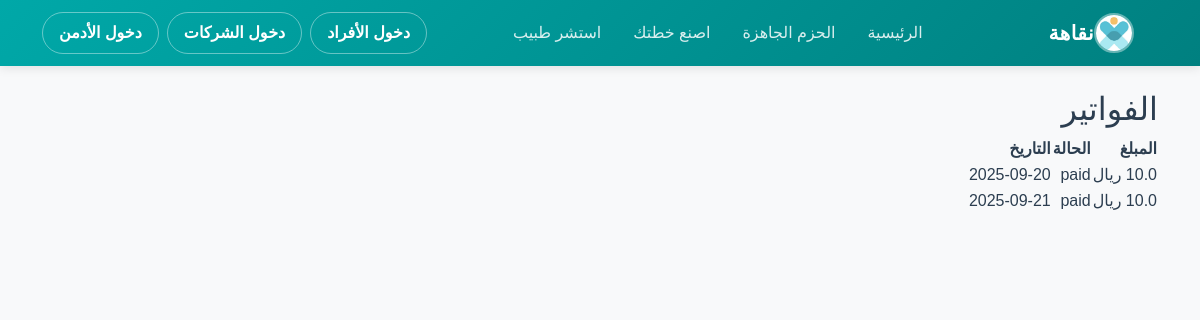
The app's page /invoices (signed in) with its own data.
### models.py (models this page shows)
class Invoice(db.Model):
    id = db.Column(db.Integer, primary_key=True)
    user_id = db.Column(db.Integer, db.ForeignKey('user.id'), nullable=False)
    booking_id = db.Column(db.Integer, db.ForeignKey('booking.id'), nullable=False)
    amount = db.Column(db.Float, nullable=False)
    currency = db.Column(db.String(10), default='SAR')
    status = db.Column(db.String(50), default='unpaid')
    issued_at = db.Column(db.DateTime, default=datetime.utcnow)
    paid_at = db.Column(db.DateTime, nullable=True)
    details = db.Column(db.Text, nullable=True)
    payments = db.relationship('Payment', backref='invoice', lazy=True)

### app.py (the view)
@app.route('/invoices')
def invoices():
    user_id = session.get("user_id", 1)
    invoices = Invoice.query.filter_by(user_id=user_id).all()
    return render_template('invoices.html', invoices=invoices)

### templates/invoices.html
{% extends "base.html" %}
{% block content %}
<h2>الفواتير</h2>
<table>
  <tr><th>المبلغ</th><th>الحالة</th><th>التاريخ</th></tr>
  {% for i in invoices %}
  <tr>
    <td>{{ i.amount }} ريال</td>
    <td>{{ i.status }}</td>
    <td>{{ i.issued_at.strftime("%Y-%m-%d") }}</td>
  </tr>
  {% else %}
    <tr><td colspan="3">لا توجد فواتير</td></tr>
  {% endfor %}
</table>
{% endblock %}

### static/css/style.css (style rules this page uses)
:root { --primary-color: #0ea5e9; --secondary-color: #0f172a; --accent-color: #fbbf24; --success-color: #28a745; --dark-color: #1a1a1a; --light-bg: #f8f9fa; --text-primary: #2c3e50; --text-secondary: #6c757d; --border-radius: 15px; --transition: all 0.3s ease; --shadow-sm: 0 2px 10px rgba(0,0,0,0.1); --shadow-md: 0 5px 20px rgba(0,0,0,0.15); --shadow-lg: 0 10px 40px rgba(0,0,0,0.2); }
body { background: var(--light-bg); color: var(--text-primary); font-family: 'Cairo', 'Segoe UI', sans-serif; }

### static/css/ready_packages.css (style rules this page uses)
:root { --primary-color: #00a8a8; --secondary-color: #008080; --accent-color: #ffc107; --success-color: #28a745; --dark-color: #1a1a1a; --light-bg: #f8f9fa; --text-primary: #2c3e50; --text-secondary: #6c757d; --border-radius: 15px; --transition: all 0.3s ease; --shadow-sm: 0 2px 10px rgba(0,0,0,0.1); --shadow-md: 0 5px 20px rgba(0,0,0,0.15); --shadow-lg: 0 10px 40px rgba(0,0,0,0.2); }
body { font-family: "Tajawal", sans-serif; background-color: var(--light-bg); margin: 0; padding: 0; color: var(--text-primary); }

### records on screen
Invoice: status "paid", issued_at "2025-09-20"
Invoice: status "paid", issued_at "2025-09-21"
